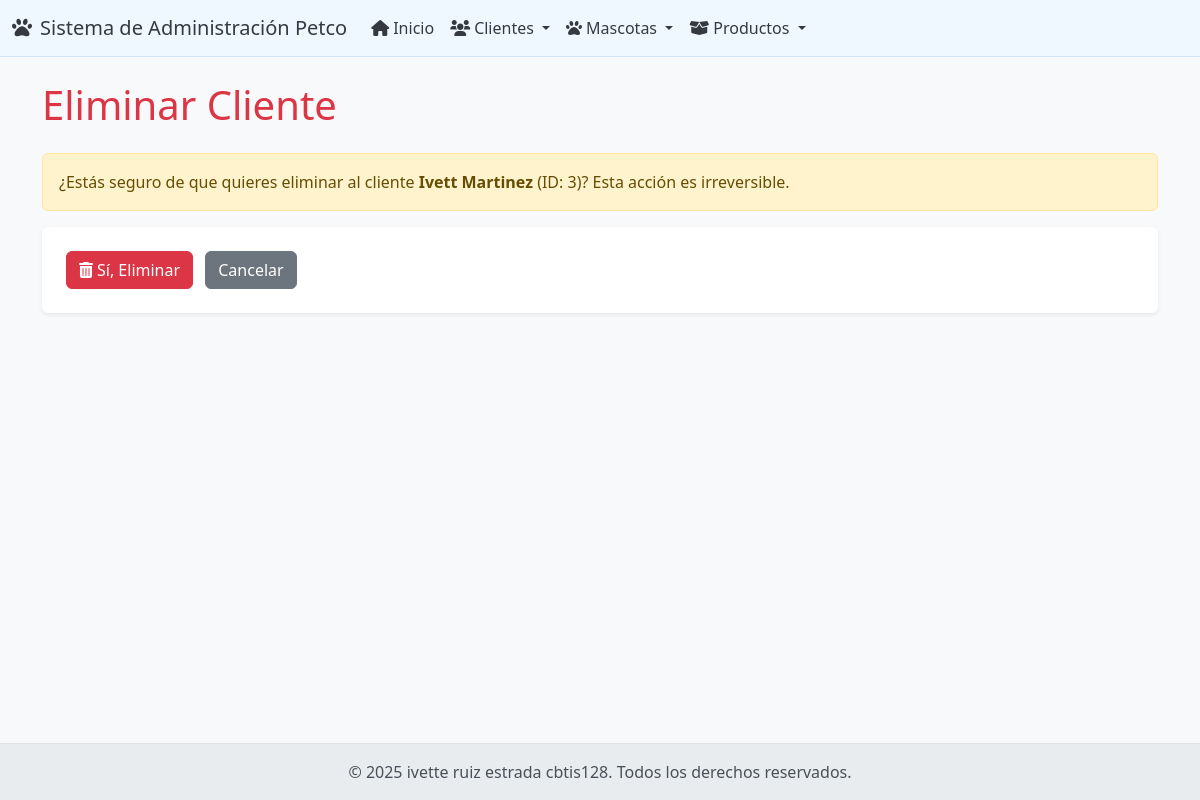
/clientes/borrar/3/, run on the app's committed database.
### app_Petco/models.py (models this page shows, shortened)
class Cliente(models.Model):
    cliente_id = models.AutoField(primary_key=True)
    nombre = models.CharField(max_length=100)
    apellido = models.CharField(max_length=100)
    email = models.EmailField(max_length=100, unique=True)
    telefono = models.CharField(max_length=20, blank=True, null=True)
    direccion = models.CharField(max_length=255, blank=True, null=True)

### app_Petco/views.py (the view, shortened to what this page needs)
# urls.py: path('clientes/borrar/<int:pk>/', views.borrar_cliente, name='borrar_cliente'),
def borrar_cliente(request, pk):
    cliente = get_object_or_404(Cliente, pk=pk)
    context = {'cliente': cliente}
    return render(request, 'cliente/borrar_cliente.html', context)

### app_Petco/templates/cliente/borrar_cliente.html (shortened to what this page needs)
{% extends 'base.html' %}
{% block contenido %}
    <h1 class="mb-4 text-danger">Eliminar Cliente</h1>
    <div class="alert alert-warning" role="alert">
        ¿Estás seguro de que quieres eliminar al cliente <strong>{{ cliente.nombre }} {{ cliente.apellido }}</strong> (ID: {{ cliente.cliente_id }})?
        Esta acción es irreversible.
    </div>
    <form method="post" action="{% url 'borrar_cliente' cliente.cliente_id %}" class="bg-white p-4 rounded shadow-sm">
        <button type="submit" class="btn btn-danger me-2"><i class="fas fa-trash-alt me-1"></i>Sí, Eliminar</button>
        <a href="{% url 'ver_clientes' %}" class="btn btn-secondary">Cancelar</a>
    </form>
{% endblock %}

### app_Petco/templates/base.html (style rules this page uses)
body { display: flex; flex-direction: column; min-height: 100vh; background-color: #f8f9fa; }

### data on the page
Cliente: nombre "Ivett", apellido "Martinez", cliente_id "3"
